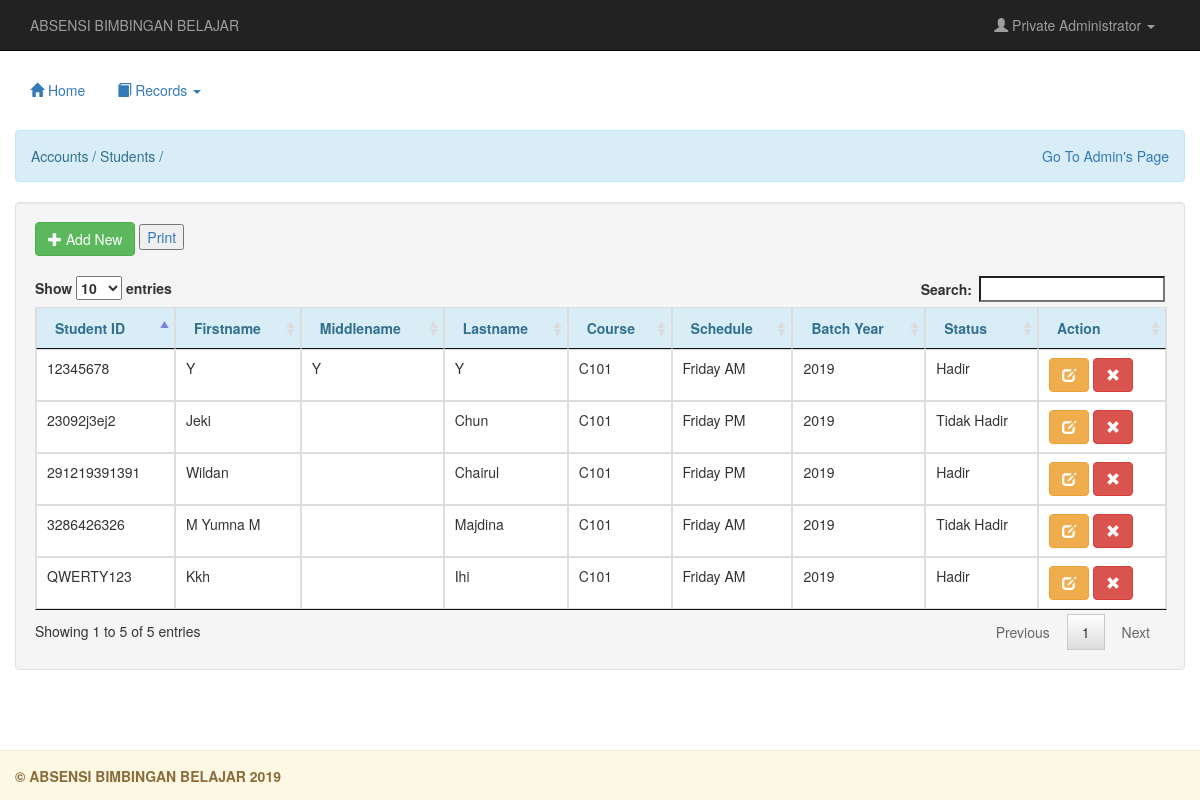
The page /admin/student.php (signed in) on the database its author committed.
### tables this page shows
CREATE TABLE `student` (
  `student_id` int(11) NOT NULL,
  `student_no` varchar(20) NOT NULL,
  `firstname` varchar(30) NOT NULL,
  `middlename` varchar(30) NOT NULL,
  `lastname` varchar(30) NOT NULL,
  `course` varchar(10) NOT NULL,
  `schedule` varchar(200) NOT NULL,
  `section` varchar(8) NOT NULL,
  `status` varchar(50) NOT NULL
);

### admin/account.php (called while the page is built)
<?php
	require_once 'connect.php';
	$q_adminname = $conn->query("SELECT * FROM `admin` WHERE `admin_id` = '$_SESSION[admin_id]'") or die(mysqli_error());
	$f_adminname = $q_adminname->fetch_array();
	$admin_name = $f_adminname['firstname']." ".$f_adminname['lastname'];
?>

### admin/student.php (the view, shortened to what this page needs)
<!DOCTYPE html>
<?php
	require_once 'account.php';
?>
<html lang = "eng">
	<head>
		<link rel = "stylesheet" href = "css/bootstrap.css" />
		<link rel = "stylesheet" href = "css/jquery.dataTables.css" />
	</head>
	<body>
		<nav class = "navbar navbar-inverse navbar-fixed-top">
			<div class = "container-fluid">
				<div class = "navbar-header">
					<p class = "navbar-text pull-right">ABSENSI BIMBINGAN BELAJAR</p>
				</div>
				<ul class = "nav navbar-nav navbar-right">
					<li class = "dropdown">
						<a href = "#" class = "dropdown-toggle" data-toggle = "dropdown"><i class = "glyphicon glyphicon-user"></i>
						<?php echo htmlentities($admin_name)?> <b class = "caret"></b></a>
					</li>
				</ul>
			</div>
		</nav>
		<div class = "container-fluid" style = "margin-top:70px;">
			<ul class = "nav nav-pills">
				<li><a href = "home.php"><span class = "glyphicon glyphicon-home"></span> Home</a></li>
				<li class = "dropdown">
					<a class = "dropdown-toggle" data-toggle = "dropdown" href = "#"><span class = "glyphicon glyphicon-book"></span> Records <span class = "caret"></span></a>
			</ul>
			<br />
			<div class = "alert alert-info">Accounts / Students / <a href="admin.php"style="float:right;">Go To Admin's Page</a></div>
			<div class = "well col-lg-12">
				<button class = "btn btn-success" type = "button" href = "#" data-toggle = "modal" data-target =
				"#add_student"><span class = "glyphicon glyphicon-plus"></span> Add New </button>
				<a href="javascript:print()">
					<button>Print</button></a>
				<br />
				<br />
	<div class="content" id="content" >
				<table id = "table" class = "table table-bordered">
					<thead class = "alert-info">
					<tr>
							<th>Student ID</th>
							<th>Firstname</th>
							<th>Middlename</th>
							<th>Lastname</th>
							<th>Course</th>
							<th>Schedule</th>
							<th>Batch Year</th>
							<th>Status</th>
							<th>Action</th>
						</tr>
					</thead>
					<tbody>
						<?php
							$q_student = $conn->query("SELECT * FROM `student`") or die(mysqli_error());
							while($f_student = $q_student->fetch_array()){
						?>
						<tr  style=" text-transform:capitalize;">
							<td><?php echo $f_student['student_no']?></td>
							<td><?php echo $f_student['firstname']?></td>
							<td><?php echo $f_student['middlename']?></td>
							<td><?php echo $f_student['lastname']?></td>
							<td><?php echo $f_student['course']?></td>
							<td><?php echo $f_student['schedule']?></td>
							<td><?php echo $f_student['section']?></td>
							<td><?php echo $f_student['status']?></td>
							<td><a class = "btn btn-warning  estudent_id" name = "<?php echo $f_student['student_id']?>"
							href = "#" data-toggle = "modal" data-target = "#edit_student">
							<span class = "glyphicon glyphicon-edit"></span></a>
							<a class = "btn btn-danger rstudent_id" onclick="return confirm('Are You Sure?')"
							href = "student.php?idx=<?php echo $f_student['student_id']?>">
							<span class = "glyphicon glyphicon-remove">
							</span></a>
							<?php
							}
									?>
						</td>
						</tr>
					</tbody>
				</table>
				</div>
			</div>
			<br />
			<br />
			<br />
		</div>
		<div class = "navbar navbar-fixed-bottom alert-warning">
			<div class = "container-fluid"style="margin-top:15px;">
				<label class = "pull-left">&copy; ABSENSI BIMBINGAN BELAJAR <?php echo date("Y");?></label>
			</div>
		</div>
	</body>

### rows shown on the page
student: student_no "3286426326", firstname "M Yumna M", lastname "Majdina", course "C101", schedule "Friday AM", section "2019", status "Tidak Hadir"
student: student_no "291219391391", firstname "Wildan", lastname "Chairul", course "C101", schedule "Friday PM", section "2019", status "Hadir"
student: student_no "23092j3ej2", firstname "Jeki", lastname "Chun", course "C101", schedule "Friday PM", section "2019", status "Tidak Hadir"
student: student_no "QWERTY123", firstname "Kkh", lastname "Ihi", course "C101", schedule "Friday AM", section "2019", status "Hadir"
student: student_no "12345678", firstname "Y", middlename "Y", lastname "Y", course "C101", schedule "Friday AM", section "2019", status "Hadir"

### other values the page prints
$admin_name "Private Administrator"
